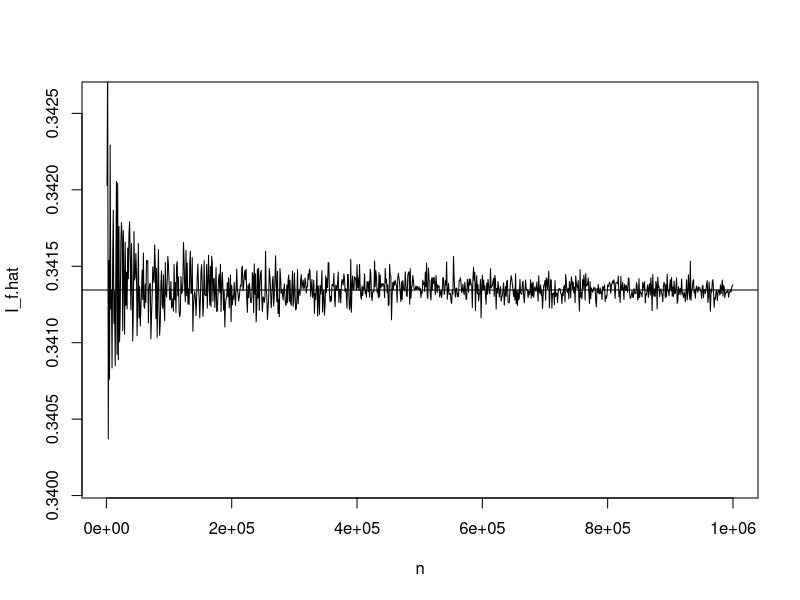
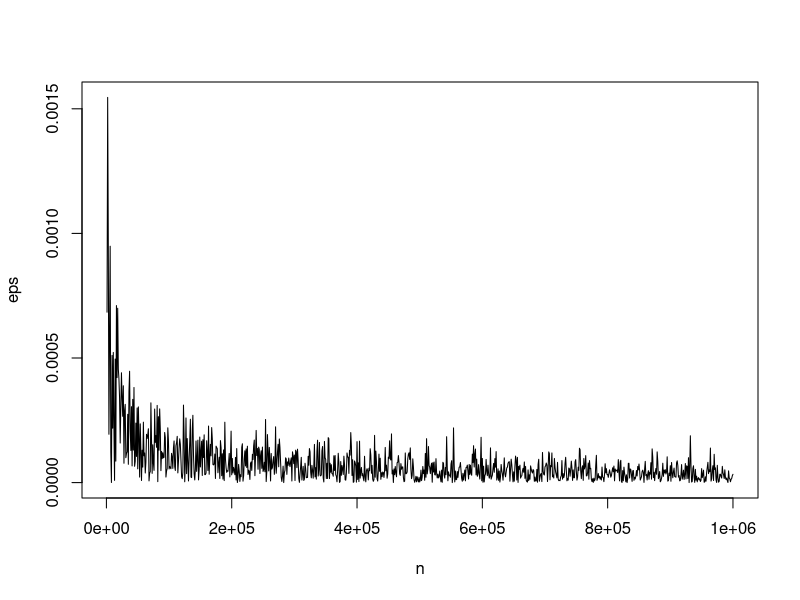

These figures' R source, in order:
### Monte Carlo Integration I(f), f is N(mu,sigma^2)
### from a to b, using Unif(a,b), LLN

B = 1000

n = numeric(B)
I_f.hat = numeric(B)

# Limits of integration

a = 0; b = 1;

# Integrate the N(mu,sigma^2) from (a,b)

mu = 0; sigma = 1

# Monte Carlo Integration

for(i in 1:B){
	n[i] = 1000*i
	x = runif(n[i],min=a,max=b)
	
	I_f.hat[i] = (b-a)*mean(dnorm(x,mean=mu,sd=sigma))
	I_f.hat[i]
}

# Check "true" value of the area under the nromal from (a,b)

I_f = pnorm(b,mean=mu,sd=sigma) - pnorm(a,mean=mu,sd=sigma)

# Or using integrate() function in R

integrate(dnorm,0,1)

# Error

eps = abs(I_f.hat - I_f)

error = (max(I_f.hat)-min(I_f.hat))/2

# Convergence in probability plot

X11()
plot(n,I_f.hat,type="l",ylim=c(I_f-error,I_f+error))
abline(I_f,0)

# Error plot

X11()
plot(n,eps,type="l")


